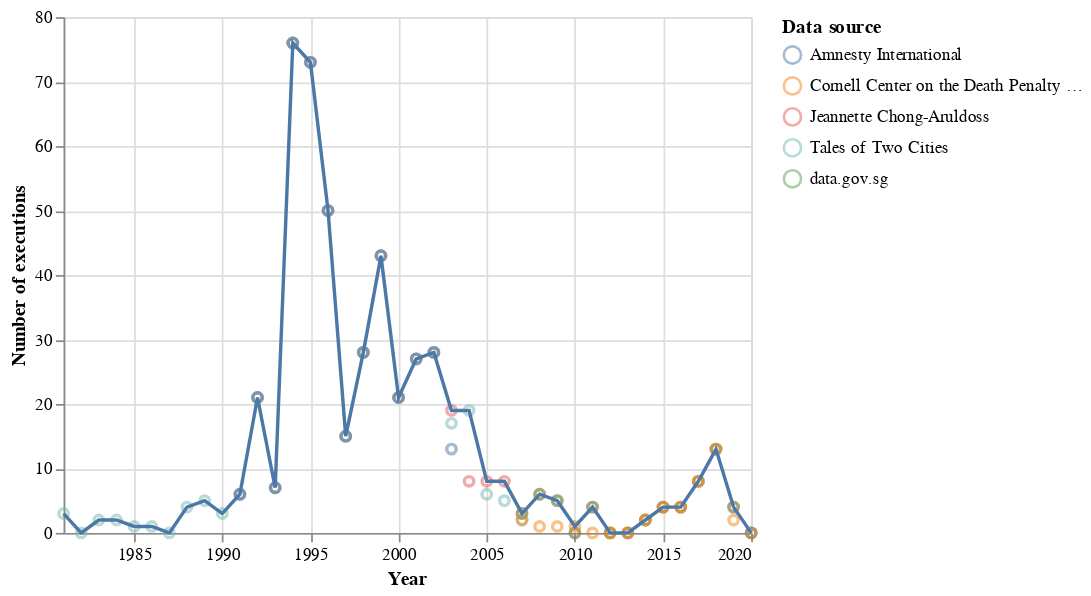

The code cell stored with this chart in its notebook:
### Code cell
sources = alt.Chart(ldf).mark_point(opacity=0.5).encode(
  alt.X('Year',
        scale=alt.Scale(zero=False)
    ),
  y='Number of executions:Q',
  color='Data source:N')
max_line = alt.Chart(df_grp).mark_line().encode(
  alt.X('Year',
        scale=alt.Scale(zero=False)
    ),
  y='Number of executions:Q'
)
sources + max_line

### Figure 1 — Vega-Lite specification as saved in the notebook (floating-point values rounded to 4 significant figures)
{"config": {"view": {"continuousWidth": 400, "continuousHeight": 300}}, "layer": [{"data": {"name": "data-9bb919bcb6443ff14cd250f3d72eb103"}, "mark": {"type": "point", "opacity": 0.5}, "encoding": {"color": {"type": "nominal", "field": "Data source"}, "x": {"type": "temporal", "field": "Year", "scale": {"zero": false}}, "y": {"type": "quantitative", "field": "Number of executions"}}}, {"data": {"name": "data-bd84cc1bdfd740a96eb2b05d6df7674a"}, "mark": "line", "encoding": {"x": {"type": "temporal", "field": "Year", "scale": {"zero": false}}, "y": {"type": "quantitative", "field": "Number of executions"}}}], "$schema": "https://vega.github.io/schema/vega-lite/v4.8.1.json", "datasets": {"data-9bb919bcb6443ff14cd250f3d72eb103": [{"Year": "1991-01-01T00:00:00", "Data source": "Jeannette Chong-Aruldoss", "Number of executions": 6.0}, {"Year": "1992-01-01T00:00:00", "Data source": "Jeannette Chong-Aruldoss", "Number of executions": 21.0}, {"Year": "1993-01-01T00:00:00", "Data source": "Jeannette Chong-Aruldoss", "Number of executions": 7.0}, {"Year": "1994-01-01T00:00:00", "Data source": "Jeannette Chong-Aruldoss", "Number of executions": 76.0}, {"Year": "1995-01-01T00:00:00", "Data source": "Jeannette Chong-Aruldoss", "Number of executions": 73.0}, {"Year": "1996-01-01T00:00:00", "Data source": "Jeannette Chong-Aruldoss", "Number of executions": 50.0}, {"Year": "1997-01-01T00:00:00", "Data source": "Jeannette Chong-Aruldoss", "Number of executions": 15.0}, {"Year": "1998-01-01T00:00:00", "Data source": "Jeannette Chong-Aruldoss", "Number of executions": 28.0}, {"Year": "1999-01-01T00:00:00", "Data source": "Jeannette Chong-Aruldoss", "Number of executions": 43.0}, {"Year": "2000-01-01T00:00:00", "Data source": "Jeannette Chong-Aruldoss", "Number of executions": 21.0}, {"Year": "2001-01-01T00:00:00", "Data source": "Jeannette Chong-Aruldoss", "Number of executions": 27.0}, {"Year": "2002-01-01T00:00:00", "Data source": "Jeannette Chong-Aruldoss", "Number of executions": 28.0}, {"Year": "2003-01-01T00:00:00", "Data source": "Jeannette Chong-Aruldoss", "Number of executions": 19.0}, {"Year": "2004-01-01T00:00:00", "Data source": "Jeannette Chong-Aruldoss", "Number of executions": 8.0}, {"Year": "2005-01-01T00:00:00", "Data source": "Jeannette Chong-Aruldoss", "Number of executions": 8.0}, {"Year": "2006-01-01T00:00:00", "Data source": "Jeannette Chong-Aruldoss", "Number of executions": 8.0}, {"Year": "2007-01-01T00:00:00", "Data source": "Jeannette Chong-Aruldoss", "Number of executions": 3.0}, {"Year": "2008-01-01T00:00:00", "Data source": "Jeannette Chong-Aruldoss", "Number of executions": 6.0}, {"Year": "2009-01-01T00:00:00", "Data source": "Jeannette Chong-Aruldoss", "Number of executions": 5.0}, {"Year": "2010-01-01T00:00:00", "Data source": "Jeannette Chong-Aruldoss", "Number of executions": 0.0}, {"Year": "2011-01-01T00:00:00", "Data source": "Jeannette Chong-Aruldoss", "Number of executions": 4.0}, {"Year": "2012-01-01T00:00:00", "Data source": "Jeannette Chong-Aruldoss", "Number of executions": 0.0}, {"Year": "2013-01-01T00:00:00", "Data source": "Jeannette Chong-Aruldoss", "Number of executions": 0.0}, {"Year": "2014-01-01T00:00:00", "Data source": "Jeannette Chong-Aruldoss", "Number of executions": 2.0}, {"Year": "2015-01-01T00:00:00", "Data source": "Jeannette Chong-Aruldoss", "Number of executions": 4.0}, {"Year": "2016-01-01T00:00:00", "Data source": "Jeannette Chong-Aruldoss", "Number of executions": 4.0}, {"Year": "2017-01-01T00:00:00", "Data source": "Jeannette Chong-Aruldoss", "Number of executions": 8.0}, {"Year": "2018-01-01T00:00:00", "Data source": "Jeannette Chong-Aruldoss", "Number of executions": 13.0}, {"Year": "2019-01-01T00:00:00", "Data source": "Jeannette Chong-Aruldoss", "Number of executions": 4.0}, {"Year": "1981-01-01T00:00:00", "Data source": "Tales of Two Cities", "Number of executions": 3.0}, {"Year": "1982-01-01T00:00:00", "Data source": "Tales of Two Cities", "Number of executions": 0.0}, {"Year": "1983-01-01T00:00:00", "Data source": "Tales of Two Cities", "Number of executions": 2.0}, {"Year": "1984-01-01T00:00:00", "Data source": "Tales of Two Cities", "Number of executions": 2.0}, {"Year": "1985-01-01T00:00:00", "Data source": "Tales of Two Cities", "Number of executions": 1.0}, {"Year": "1986-01-01T00:00:00", "Data source": "Tales of Two Cities", "Number of executions": 1.0}, {"Year": "1987-01-01T00:00:00", "Data source": "Tales of Two Cities", "Number of executions": 0.0}, {"Year": "1988-01-01T00:00:00", "Data source": "Tales of Two Cities", "Number of executions": 4.0}, {"Year": "1989-01-01T00:00:00", "Data source": "Tales of Two Cities", "Number of executions": 5.0}, {"Year": "1990-01-01T00:00:00", "Data source": "Tales of Two Cities", "Number of executions": 3.0}, {"Year": "1991-01-01T00:00:00", "Data source": "Tales of Two Cities", "Number of executions": 6.0}, {"Year": "1992-01-01T00:00:00", "Data source": "Tales of Two Cities", "Number of executions": 21.0}, {"Year": "1993-01-01T00:00:00", "Data source": "Tales of Two Cities", "Number of executions": 7.0}, {"Year": "1994-01-01T00:00:00", "Data source": "Tales of Two Cities", "Number of executions": 76.0}, {"Year": "1995-01-01T00:00:00", "Data source": "Tales of Two Cities", "Number of executions": 73.0}, {"Year": "1996-01-01T00:00:00", "Data source": "Tales of Two Cities", "Number of executions": 50.0}, {"Year": "1997-01-01T00:00:00", "Data source": "Tales of Two Cities", "Number of executions": 15.0}, {"Year": "1998-01-01T00:00:00", "Data source": "Tales of Two Cities", "Number of executions": 28.0}, {"Year": "1999-01-01T00:00:00", "Data source": "Tales of Two Cities", "Number of executions": 43.0}, {"Year": "2000-01-01T00:00:00", "Data source": "Tales of Two Cities", "Number of executions": 21.0}, {"Year": "2001-01-01T00:00:00", "Data source": "Tales of Two Cities", "Number of executions": 27.0}, {"Year": "2002-01-01T00:00:00", "Data source": "Tales of Two Cities", "Number of executions": 28.0}, {"Year": "2003-01-01T00:00:00", "Data source": "Tales of Two Cities", "Number of executions": 17.0}, {"Year": "2004-01-01T00:00:00", "Data source": "Tales of Two Cities", "Number of executions": 19.0}, {"Year": "2005-01-01T00:00:00", "Data source": "Tales of Two Cities", "Number of executions": 6.0}, {"Year": "2006-01-01T00:00:00", "Data source": "Tales of Two Cities", "Number of executions": 5.0}, {"Year": "2007-01-01T00:00:00", "Data source": "Tales of Two Cities", "Number of executions": 2.0}, {"Year": "2007-01-01T00:00:00", "Data source": "data.gov.sg", "Number of executions": 3.0}, {"Year": "2008-01-01T00:00:00", "Data source": "data.gov.sg", "Number of executions": 6.0}, {"Year": "2009-01-01T00:00:00", "Data source": "data.gov.sg", "Number of executions": 5.0}, {"Year": "2010-01-01T00:00:00", "Data source": "data.gov.sg", "Number of executions": 0.0}, {"Year": "2011-01-01T00:00:00", "Data source": "data.gov.sg", "Number of executions": 4.0}, {"Year": "2012-01-01T00:00:00", "Data source": "data.gov.sg", "Number of executions": 0.0}, {"Year": "2013-01-01T00:00:00", "Data source": "data.gov.sg", "Number of executions": 0.0}, {"Year": "2014-01-01T00:00:00", "Data source": "data.gov.sg", "Number of executions": 2.0}, {"Year": "2015-01-01T00:00:00", "Data source": "data.gov.sg", "Number of executions": 4.0}, {"Year": "2016-01-01T00:00:00", "Data source": "data.gov.sg", "Number of executions": 4.0}, {"Year": "2017-01-01T00:00:00", "Data source": "data.gov.sg", "Number of executions": 8.0}, {"Year": "2018-01-01T00:00:00", "Data source": "data.gov.sg", "Number of executions": 13.0}, {"Year": "2019-01-01T00:00:00", "Data source": "data.gov.sg", "Number of executions": 4.0}, {"Year": "2020-01-01T00:00:00", "Data source": "data.gov.sg", "Number of executions": 0.0}, {"Year": "1991-01-01T00:00:00", "Data source": "Amnesty International", "Number of executions": 6.0}, {"Year": "1992-01-01T00:00:00", "Data source": "Amnesty International", "Number of executions": 21.0}, {"Year": "1993-01-01T00:00:00", "Data source": "Amnesty International", "Number of executions": 7.0}, {"Year": "1994-01-01T00:00:00", "Data source": "Amnesty International", "Number of executions": 76.0}, {"Year": "1995-01-01T00:00:00", "Data source": "Amnesty International", "Number of executions": 73.0}, {"Year": "1996-01-01T00:00:00", "Data source": "Amnesty International", "Number of executions": 50.0}, {"Year": "1997-01-01T00:00:00", "Data source": "Amnesty International", "Number of executions": 15.0}, {"Year": "1998-01-01T00:00:00", "Data source": "Amnesty International", "Number of executions": 28.0}, {"Year": "1999-01-01T00:00:00", "Data source": "Amnesty International", "Number of executions": 43.0}, {"Year": "2000-01-01T00:00:00", "Data source": "Amnesty International", "Number of executions": 21.0}, {"Year": "2001-01-01T00:00:00", "Data source": "Amnesty International", "Number of executions": 27.0}, {"Year": "2002-01-01T00:00:00", "Data source": "Amnesty International", "Number of executions": 28.0}, {"Year": "2003-01-01T00:00:00", "Data source": "Amnesty International", "Number of executions": 13.0}, {"Year": "2020-01-01T00:00:00", "Data source": "Amnesty International", "Number of executions": 0.0}, {"Year": "2007-01-01T00:00:00", "Data source": "Cornell Center on the Death Penalty Worldwide", "Number of executions": 2.0}, {"Year": "2008-01-01T00:00:00", "Data source": "Cornell Center on the Death Penalty Worldwide", "Number of executions": 1.0}, {"Year": "2009-01-01T00:00:00", "Data source": "Cornell Center on the Death Penalty Worldwide", "Number of executions": 1.0}, {"Year": "2010-01-01T00:00:00", "Data source": "Cornell Center on the Death Penalty Worldwide", "Number of executions": 1.0}, {"Year": "2011-01-01T00:00:00", "Data source": "Cornell Center on the Death Penalty Worldwide", "Number of executions": 0.0}, {"Year": "2012-01-01T00:00:00", "Data source": "Cornell Center on the Death Penalty Worldwide", "Number of executions": 0.0}, {"Year": "2013-01-01T00:00:00", "Data source": "Cornell Center on the Death Penalty Worldwide", "Number of executions": 0.0}, {"Year": "2014-01-01T00:00:00", "Data source": "Cornell Center on the Death Penalty Worldwide", "Number of executions": 2.0}, {"Year": "2015-01-01T00:00:00", "Data source": "Cornell Center on the Death Penalty Worldwide", "Number of executions": 4.0}, {"Year": "2016-01-01T00:00:00", "Data source": "Cornell Center on the Death Penalty Worldwide", "Number of executions": 4.0}, {"Year": "2017-01-01T00:00:00", "Data source": "Cornell Center on the Death Penalty Worldwide", "Number of executions": 8.0}, {"Year": "2018-01-01T00:00:00", "Data source": "Cornell Center on the Death Penalty Worldwide", "Number of executions": 13.0}, {"Year": "2019-01-01T00:00:00", "Data source": "Cornell Center on the Death Penalty Worldwide", "Number of executions": 2.0}, {"Year": "2020-01-01T00:00:00", "Data source": "Cornell Center on the Death Penalty Worldwide", "Number of executions": 0.0}], "data-bd84cc1bdfd740a96eb2b05d6df7674a": [{"Year": "1981-01-01T00:00:00", "Data source": "Tales of Two Cities", "Number of executions": 3.0}, {"Year": "1982-01-01T00:00:00", "Data source": "Tales of Two Cities", "Number of executions": 0.0}, {"Year": "1983-01-01T00:00:00", "Data source": "Tales of Two Cities", "Number of executions": 2.0}, {"Year": "1984-01-01T00:00:00", "Data source": "Tales of Two Cities", "Number of executions": 2.0}, {"Year": "1985-01-01T00:00:00", "Data source": "Tales of Two Cities", "Number of executions": 1.0}, {"Year": "1986-01-01T00:00:00", "Data source": "Tales of Two Cities", "Number of executions": 1.0}, {"Year": "1987-01-01T00:00:00", "Data source": "Tales of Two Cities", "Number of executions": 0.0}, {"Year": "1988-01-01T00:00:00", "Data source": "Tales of Two Cities", "Number of executions": 4.0}, {"Year": "1989-01-01T00:00:00", "Data source": "Tales of Two Cities", "Number of executions": 5.0}, {"Year": "1990-01-01T00:00:00", "Data source": "Tales of Two Cities", "Number of executions": 3.0}, {"Year": "1991-01-01T00:00:00", "Data source": "Tales of Two Cities", "Number of executions": 6.0}, {"Year": "1992-01-01T00:00:00", "Data source": "Tales of Two Cities", "Number of executions": 21.0}, {"Year": "1993-01-01T00:00:00", "Data source": "Tales of Two Cities", "Number of executions": 7.0}, {"Year": "1994-01-01T00:00:00", "Data source": "Tales of Two Cities", "Number of executions": 76.0}, {"Year": "1995-01-01T00:00:00", "Data source": "Tales of Two Cities", "Number of executions": 73.0}, {"Year": "1996-01-01T00:00:00", "Data source": "Tales of Two Cities", "Number of executions": 50.0}, {"Year": "1997-01-01T00:00:00", "Data source": "Tales of Two Cities", "Number of executions": 15.0}, {"Year": "1998-01-01T00:00:00", "Data source": "Tales of Two Cities", "Number of executions": 28.0}, {"Year": "1999-01-01T00:00:00", "Data source": "Tales of Two Cities", "Number of executions": 43.0}, {"Year": "2000-01-01T00:00:00", "Data source": "Tales of Two Cities", "Number of executions": 21.0}, {"Year": "2001-01-01T00:00:00", "Data source": "Tales of Two Cities", "Number of executions": 27.0}, {"Year": "2002-01-01T00:00:00", "Data source": "Tales of Two Cities", "Number of executions": 28.0}, {"Year": "2003-01-01T00:00:00", "Data source": "Tales of Two Cities", "Number of executions": 19.0}, {"Year": "2004-01-01T00:00:00", "Data source": "Tales of Two Cities", "Number of executions": 19.0}, {"Year": "2005-01-01T00:00:00", "Data source": "Tales of Two Cities", "Number of executions": 8.0}, {"Year": "2006-01-01T00:00:00", "Data source": "Tales of Two Cities", "Number of executions": 8.0}, {"Year": "2007-01-01T00:00:00", "Data source": "data.gov.sg", "Number of executions": 3.0}, {"Year": "2008-01-01T00:00:00", "Data source": "data.gov.sg", "Number of executions": 6.0}, {"Year": "2009-01-01T00:00:00", "Data source": "data.gov.sg", "Number of executions": 5.0}, {"Year": "2010-01-01T00:00:00", "Data source": "data.gov.sg", "Number of executions": 1.0}, {"Year": "2011-01-01T00:00:00", "Data source": "data.gov.sg", "Number of executions": 4.0}, {"Year": "2012-01-01T00:00:00", "Data source": "data.gov.sg", "Number of executions": 0.0}, {"Year": "2013-01-01T00:00:00", "Data source": "data.gov.sg", "Number of executions": 0.0}, {"Year": "2014-01-01T00:00:00", "Data source": "data.gov.sg", "Number of executions": 2.0}, {"Year": "2015-01-01T00:00:00", "Data source": "data.gov.sg", "Number of executions": 4.0}, {"Year": "2016-01-01T00:00:00", "Data source": "data.gov.sg", "Number of executions": 4.0}, {"Year": "2017-01-01T00:00:00", "Data source": "data.gov.sg", "Number of executions": 8.0}, {"Year": "2018-01-01T00:00:00", "Data source": "data.gov.sg", "Number of executions": 13.0}, {"Year": "2019-01-01T00:00:00", "Data source": "data.gov.sg", "Number of executions": 4.0}, {"Year": "2020-01-01T00:00:00", "Data source": "data.gov.sg", "Number of executions": 0.0}]}}
